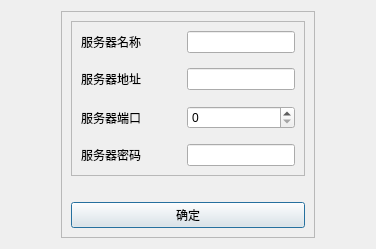
<?xml version="1.0" encoding="UTF-8"?>
<ui version="4.0">
 <class>LocalServerManager</class>
 <widget class="QDialog" name="LocalServerManager">
  <property name="geometry">
   <rect>
    <x>0</x>
    <y>0</y>
    <width>376</width>
    <height>249</height>
   </rect>
  </property>
  <property name="windowTitle">
   <string>Dialog</string>
  </property>
  <layout class="QGridLayout" name="gridLayout_2">
   <item row="0" column="1">
    <spacer name="verticalSpacer_2">
     <property name="orientation">
      <enum>Qt::Vertical</enum>
     </property>
     <property name="sizeHint" stdset="0">
      <size>
       <width>20</width>
       <height>0</height>
      </size>
     </property>
    </spacer>
   </item>
   <item row="1" column="0">
    <spacer name="horizontalSpacer">
     <property name="orientation">
      <enum>Qt::Horizontal</enum>
     </property>
     <property name="sizeHint" stdset="0">
      <size>
       <width>32</width>
       <height>20</height>
      </size>
     </property>
    </spacer>
   </item>
   <item row="1" column="1">
    <widget class="QFrame" name="frame_2">
     <property name="frameShape">
      <enum>QFrame::StyledPanel</enum>
     </property>
     <property name="frameShadow">
      <enum>QFrame::Raised</enum>
     </property>
     <layout class="QVBoxLayout" name="verticalLayout">
      <item>
       <widget class="QFrame" name="frame">
        <property name="frameShape">
         <enum>QFrame::StyledPanel</enum>
        </property>
        <property name="frameShadow">
         <enum>QFrame::Raised</enum>
        </property>
        <layout class="QGridLayout" name="gridLayout">
         <item row="2" column="2">
          <widget class="QLineEdit" name="lineEdit_2"/>
         </item>
         <item row="3" column="2">
          <spacer name="verticalSpacer_4">
           <property name="orientation">
            <enum>Qt::Vertical</enum>
           </property>
           <property name="sizeHint" stdset="0">
            <size>
             <width>20</width>
             <height>40</height>
            </size>
           </property>
          </spacer>
         </item>
         <item row="0" column="0">
          <widget class="QLabel" name="label_2">
           <property name="text">
            <string>服务器名称</string>
           </property>
          </widget>
         </item>
         <item row="7" column="0">
          <widget class="QLabel" name="label_5">
           <property name="text">
            <string>服务器密码</string>
           </property>
          </widget>
         </item>
         <item row="2" column="0">
          <widget class="QLabel" name="label">
           <property name="text">
            <string>服务器地址</string>
           </property>
          </widget>
         </item>
         <item row="1" column="2">
          <spacer name="verticalSpacer_3">
           <property name="orientation">
            <enum>Qt::Vertical</enum>
           </property>
           <property name="sizeHint" stdset="0">
            <size>
             <width>20</width>
             <height>40</height>
            </size>
           </property>
          </spacer>
         </item>
         <item row="6" column="2">
          <spacer name="verticalSpacer_5">
           <property name="orientation">
            <enum>Qt::Vertical</enum>
           </property>
           <property name="sizeHint" stdset="0">
            <size>
             <width>20</width>
             <height>40</height>
            </size>
           </property>
          </spacer>
         </item>
         <item row="0" column="2">
          <widget class="QLineEdit" name="lineEdit"/>
         </item>
         <item row="4" column="0">
          <widget class="QLabel" name="label_4">
           <property name="text">
            <string>服务器端口</string>
           </property>
          </widget>
         </item>
         <item row="7" column="2">
          <widget class="QLineEdit" name="lineEdit_4">
           <property name="echoMode">
            <enum>QLineEdit::Password</enum>
           </property>
          </widget>
         </item>
         <item row="2" column="1">
          <spacer name="horizontalSpacer_3">
           <property name="orientation">
            <enum>Qt::Horizontal</enum>
           </property>
           <property name="sizeHint" stdset="0">
            <size>
             <width>40</width>
             <height>20</height>
            </size>
           </property>
          </spacer>
         </item>
         <item row="4" column="2">
          <widget class="QSpinBox" name="spinBox">
           <property name="maximum">
            <number>65535</number>
           </property>
          </widget>
         </item>
        </layout>
       </widget>
      </item>
      <item>
       <widget class="QLabel" name="label_3">
        <property name="text">
         <string/>
        </property>
        <property name="alignment">
         <set>Qt::AlignCenter</set>
        </property>
       </widget>
      </item>
      <item>
       <widget class="QPushButton" name="pushButton">
        <property name="text">
         <string>确定</string>
        </property>
       </widget>
      </item>
     </layout>
    </widget>
   </item>
   <item row="1" column="2">
    <spacer name="horizontalSpacer_2">
     <property name="orientation">
      <enum>Qt::Horizontal</enum>
     </property>
     <property name="sizeHint" stdset="0">
      <size>
       <width>32</width>
       <height>20</height>
      </size>
     </property>
    </spacer>
   </item>
   <item row="2" column="1">
    <spacer name="verticalSpacer">
     <property name="orientation">
      <enum>Qt::Vertical</enum>
     </property>
     <property name="sizeHint" stdset="0">
      <size>
       <width>20</width>
       <height>2</height>
      </size>
     </property>
    </spacer>
   </item>
  </layout>
 </widget>
 <resources/>
 <connections/>
</ui>
